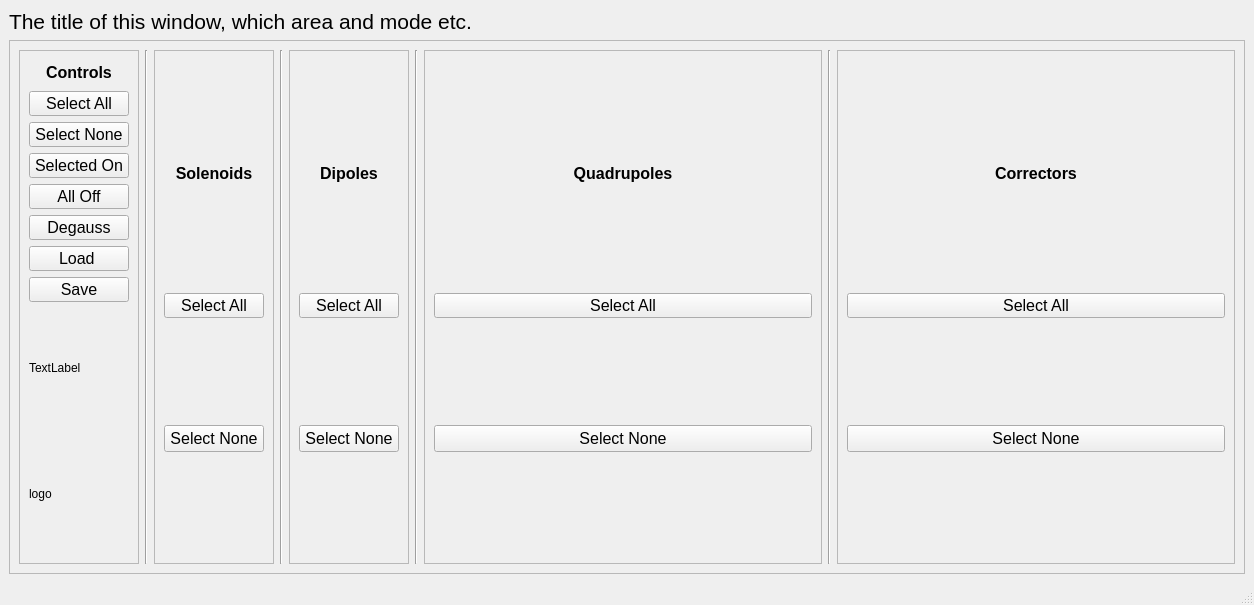
<?xml version="1.0" encoding="UTF-8"?>
<ui version="4.0">
 <class>magnetAppMainView</class>
 <widget class="QMainWindow" name="magnetAppMainView">
  <property name="geometry">
   <rect>
    <x>0</x>
    <y>0</y>
    <width>1254</width>
    <height>605</height>
   </rect>
  </property>
  <property name="windowTitle">
   <string>MainWindow</string>
  </property>
  <widget class="QWidget" name="mainFrame">
   <layout class="QVBoxLayout" name="verticalLayout">
    <item>
     <widget class="QLabel" name="titleLabel">
      <property name="maximumSize">
       <size>
        <width>16777215</width>
        <height>25</height>
       </size>
      </property>
      <property name="font">
       <font>
        <pointsize>16</pointsize>
       </font>
      </property>
      <property name="text">
       <string>The title of this window, which area and mode etc.</string>
      </property>
      <property name="alignment">
       <set>Qt::AlignLeading|Qt::AlignLeft|Qt::AlignVCenter</set>
      </property>
     </widget>
    </item>
    <item>
     <widget class="QFrame" name="mainWidgetFrame">
      <property name="frameShape">
       <enum>QFrame::StyledPanel</enum>
      </property>
      <property name="frameShadow">
       <enum>QFrame::Raised</enum>
      </property>
      <layout class="QHBoxLayout" name="horizontalLayout">
       <item>
        <widget class="QFrame" name="controlButtonFrame">
         <property name="minimumSize">
          <size>
           <width>120</width>
           <height>300</height>
          </size>
         </property>
         <property name="maximumSize">
          <size>
           <width>120</width>
           <height>650</height>
          </size>
         </property>
         <property name="font">
          <font>
           <pointsize>9</pointsize>
          </font>
         </property>
         <property name="frameShape">
          <enum>QFrame::StyledPanel</enum>
         </property>
         <property name="frameShadow">
          <enum>QFrame::Raised</enum>
         </property>
         <layout class="QVBoxLayout" name="verticalLayout_2">
          <item>
           <widget class="QLabel" name="controlsLabel">
            <property name="maximumSize">
             <size>
              <width>16777215</width>
              <height>25</height>
             </size>
            </property>
            <property name="font">
             <font>
              <pointsize>12</pointsize>
              <weight>75</weight>
              <bold>true</bold>
             </font>
            </property>
            <property name="text">
             <string>Controls</string>
            </property>
            <property name="alignment">
             <set>Qt::AlignCenter</set>
            </property>
           </widget>
          </item>
          <item>
           <widget class="QPushButton" name="mainSelectAll">
            <property name="maximumSize">
             <size>
              <width>16777215</width>
              <height>25</height>
             </size>
            </property>
            <property name="font">
             <font>
              <pointsize>12</pointsize>
             </font>
            </property>
            <property name="text">
             <string>Select All</string>
            </property>
           </widget>
          </item>
          <item>
           <widget class="QPushButton" name="selectNone">
            <property name="maximumSize">
             <size>
              <width>16777215</width>
              <height>25</height>
             </size>
            </property>
            <property name="font">
             <font>
              <pointsize>12</pointsize>
             </font>
            </property>
            <property name="text">
             <string>Select None</string>
            </property>
           </widget>
          </item>
          <item>
           <widget class="QPushButton" name="selectedOn">
            <property name="maximumSize">
             <size>
              <width>16777215</width>
              <height>25</height>
             </size>
            </property>
            <property name="font">
             <font>
              <pointsize>12</pointsize>
             </font>
            </property>
            <property name="text">
             <string>Selected On</string>
            </property>
           </widget>
          </item>
          <item>
           <widget class="QPushButton" name="allOff">
            <property name="maximumSize">
             <size>
              <width>16777215</width>
              <height>25</height>
             </size>
            </property>
            <property name="font">
             <font>
              <pointsize>12</pointsize>
             </font>
            </property>
            <property name="text">
             <string>All Off</string>
            </property>
           </widget>
          </item>
          <item>
           <widget class="QPushButton" name="selectedDegauss">
            <property name="maximumSize">
             <size>
              <width>16777215</width>
              <height>25</height>
             </size>
            </property>
            <property name="font">
             <font>
              <pointsize>12</pointsize>
             </font>
            </property>
            <property name="text">
             <string>Degauss</string>
            </property>
           </widget>
          </item>
          <item>
           <widget class="QPushButton" name="loadSettings">
            <property name="maximumSize">
             <size>
              <width>16777215</width>
              <height>25</height>
             </size>
            </property>
            <property name="font">
             <font>
              <pointsize>12</pointsize>
             </font>
            </property>
            <property name="text">
             <string>Load </string>
            </property>
           </widget>
          </item>
          <item>
           <widget class="QPushButton" name="saveSettings">
            <property name="maximumSize">
             <size>
              <width>16777215</width>
              <height>25</height>
             </size>
            </property>
            <property name="font">
             <font>
              <pointsize>12</pointsize>
             </font>
            </property>
            <property name="text">
             <string>Save</string>
            </property>
           </widget>
          </item>
          <item>
           <widget class="QLabel" name="iconLabel">
            <property name="minimumSize">
             <size>
              <width>0</width>
              <height>100</height>
             </size>
            </property>
            <property name="text">
             <string>TextLabel</string>
            </property>
           </widget>
          </item>
          <item>
           <widget class="QLabel" name="logoLabel">
            <property name="minimumSize">
             <size>
              <width>0</width>
              <height>100</height>
             </size>
            </property>
            <property name="text">
             <string>logo</string>
            </property>
           </widget>
          </item>
         </layout>
        </widget>
       </item>
       <item>
        <widget class="Line" name="line">
         <property name="orientation">
          <enum>Qt::Vertical</enum>
         </property>
        </widget>
       </item>
       <item>
        <widget class="QFrame" name="solFrame">
         <property name="minimumSize">
          <size>
           <width>0</width>
           <height>300</height>
          </size>
         </property>
         <property name="maximumSize">
          <size>
           <width>120</width>
           <height>16777215</height>
          </size>
         </property>
         <property name="frameShape">
          <enum>QFrame::StyledPanel</enum>
         </property>
         <property name="frameShadow">
          <enum>QFrame::Raised</enum>
         </property>
         <layout class="QVBoxLayout" name="solFrameLayout" stretch="0,0,0,0">
          <item>
           <widget class="QLabel" name="solenoidsLabel">
            <property name="maximumSize">
             <size>
              <width>16777215</width>
              <height>25</height>
             </size>
            </property>
            <property name="font">
             <font>
              <pointsize>12</pointsize>
              <weight>75</weight>
              <bold>true</bold>
             </font>
            </property>
            <property name="text">
             <string>Solenoids</string>
            </property>
            <property name="alignment">
             <set>Qt::AlignCenter</set>
            </property>
           </widget>
          </item>
          <item>
           <widget class="QPushButton" name="solSelectAll">
            <property name="maximumSize">
             <size>
              <width>16777215</width>
              <height>25</height>
             </size>
            </property>
            <property name="font">
             <font>
              <pointsize>12</pointsize>
             </font>
            </property>
            <property name="text">
             <string>Select All</string>
            </property>
           </widget>
          </item>
          <item>
           <widget class="QPushButton" name="solSelectNone">
            <property name="minimumSize">
             <size>
              <width>0</width>
              <height>25</height>
             </size>
            </property>
            <property name="font">
             <font>
              <pointsize>12</pointsize>
             </font>
            </property>
            <property name="text">
             <string>Select None</string>
            </property>
           </widget>
          </item>
          <item>
           <layout class="QGridLayout" name="sol_Grid_Box"/>
          </item>
         </layout>
        </widget>
       </item>
       <item>
        <widget class="Line" name="line_2">
         <property name="orientation">
          <enum>Qt::Vertical</enum>
         </property>
        </widget>
       </item>
       <item>
        <widget class="QFrame" name="dipFrame">
         <property name="maximumSize">
          <size>
           <width>120</width>
           <height>16777215</height>
          </size>
         </property>
         <property name="frameShape">
          <enum>QFrame::StyledPanel</enum>
         </property>
         <property name="frameShadow">
          <enum>QFrame::Raised</enum>
         </property>
         <layout class="QVBoxLayout" name="dipFrameLayout">
          <item>
           <widget class="QLabel" name="dipolesLabel">
            <property name="maximumSize">
             <size>
              <width>16777215</width>
              <height>25</height>
             </size>
            </property>
            <property name="font">
             <font>
              <pointsize>12</pointsize>
              <weight>75</weight>
              <bold>true</bold>
             </font>
            </property>
            <property name="text">
             <string>Dipoles</string>
            </property>
            <property name="alignment">
             <set>Qt::AlignCenter</set>
            </property>
           </widget>
          </item>
          <item>
           <widget class="QPushButton" name="dipSelectAll">
            <property name="maximumSize">
             <size>
              <width>16777215</width>
              <height>25</height>
             </size>
            </property>
            <property name="font">
             <font>
              <pointsize>12</pointsize>
             </font>
            </property>
            <property name="text">
             <string>Select All</string>
            </property>
           </widget>
          </item>
          <item>
           <widget class="QPushButton" name="dipSelectNone">
            <property name="minimumSize">
             <size>
              <width>0</width>
              <height>25</height>
             </size>
            </property>
            <property name="font">
             <font>
              <pointsize>12</pointsize>
             </font>
            </property>
            <property name="text">
             <string>Select None</string>
            </property>
           </widget>
          </item>
          <item>
           <layout class="QGridLayout" name="dip_Grid_Box"/>
          </item>
         </layout>
        </widget>
       </item>
       <item>
        <widget class="Line" name="line_3">
         <property name="orientation">
          <enum>Qt::Vertical</enum>
         </property>
        </widget>
       </item>
       <item>
        <widget class="QFrame" name="quadFrame">
         <property name="maximumSize">
          <size>
           <width>600</width>
           <height>16777215</height>
          </size>
         </property>
         <property name="frameShape">
          <enum>QFrame::StyledPanel</enum>
         </property>
         <property name="frameShadow">
          <enum>QFrame::Raised</enum>
         </property>
         <layout class="QVBoxLayout" name="quadFrameLayout">
          <item>
           <widget class="QLabel" name="quadLabel">
            <property name="maximumSize">
             <size>
              <width>16777215</width>
              <height>25</height>
             </size>
            </property>
            <property name="font">
             <font>
              <pointsize>12</pointsize>
              <weight>75</weight>
              <bold>true</bold>
             </font>
            </property>
            <property name="text">
             <string>Quadrupoles</string>
            </property>
            <property name="alignment">
             <set>Qt::AlignCenter</set>
            </property>
           </widget>
          </item>
          <item>
           <widget class="QPushButton" name="quadSelectAll">
            <property name="maximumSize">
             <size>
              <width>16777215</width>
              <height>25</height>
             </size>
            </property>
            <property name="font">
             <font>
              <pointsize>12</pointsize>
             </font>
            </property>
            <property name="text">
             <string>Select All</string>
            </property>
           </widget>
          </item>
          <item>
           <widget class="QPushButton" name="quadSelectNone">
            <property name="minimumSize">
             <size>
              <width>0</width>
              <height>25</height>
             </size>
            </property>
            <property name="font">
             <font>
              <pointsize>12</pointsize>
             </font>
            </property>
            <property name="text">
             <string>Select None</string>
            </property>
           </widget>
          </item>
          <item>
           <layout class="QGridLayout" name="quad_Grid_Box" rowstretch="0" columnstretch="0">
            <property name="sizeConstraint">
             <enum>QLayout::SetMaximumSize</enum>
            </property>
            <property name="horizontalSpacing">
             <number>5</number>
            </property>
            <property name="verticalSpacing">
             <number>7</number>
            </property>
            <property name="rightMargin">
             <number>0</number>
            </property>
           </layout>
          </item>
         </layout>
        </widget>
       </item>
       <item>
        <widget class="Line" name="line_4">
         <property name="orientation">
          <enum>Qt::Vertical</enum>
         </property>
        </widget>
       </item>
       <item>
        <widget class="QFrame" name="corrFrame">
         <property name="frameShape">
          <enum>QFrame::StyledPanel</enum>
         </property>
         <property name="frameShadow">
          <enum>QFrame::Raised</enum>
         </property>
         <layout class="QVBoxLayout" name="corFrameLayout">
          <item>
           <widget class="QLabel" name="corLabel">
            <property name="maximumSize">
             <size>
              <width>16777215</width>
              <height>25</height>
             </size>
            </property>
            <property name="font">
             <font>
              <pointsize>12</pointsize>
              <weight>75</weight>
              <bold>true</bold>
             </font>
            </property>
            <property name="text">
             <string>Correctors</string>
            </property>
            <property name="alignment">
             <set>Qt::AlignCenter</set>
            </property>
           </widget>
          </item>
          <item>
           <widget class="QPushButton" name="corSelectAll">
            <property name="maximumSize">
             <size>
              <width>16777215</width>
              <height>25</height>
             </size>
            </property>
            <property name="font">
             <font>
              <pointsize>12</pointsize>
             </font>
            </property>
            <property name="text">
             <string>Select All</string>
            </property>
           </widget>
          </item>
          <item>
           <widget class="QPushButton" name="corSelectNone">
            <property name="minimumSize">
             <size>
              <width>0</width>
              <height>25</height>
             </size>
            </property>
            <property name="font">
             <font>
              <pointsize>12</pointsize>
             </font>
            </property>
            <property name="text">
             <string>Select None</string>
            </property>
           </widget>
          </item>
          <item>
           <layout class="QGridLayout" name="cor_Grid_Box"/>
          </item>
         </layout>
        </widget>
       </item>
      </layout>
     </widget>
    </item>
   </layout>
  </widget>
  <widget class="QMenuBar" name="menubar">
   <property name="geometry">
    <rect>
     <x>0</x>
     <y>0</y>
     <width>1254</width>
     <height>21</height>
    </rect>
   </property>
  </widget>
  <widget class="QStatusBar" name="statusbar"/>
 </widget>
 <resources/>
 <connections/>
</ui>
